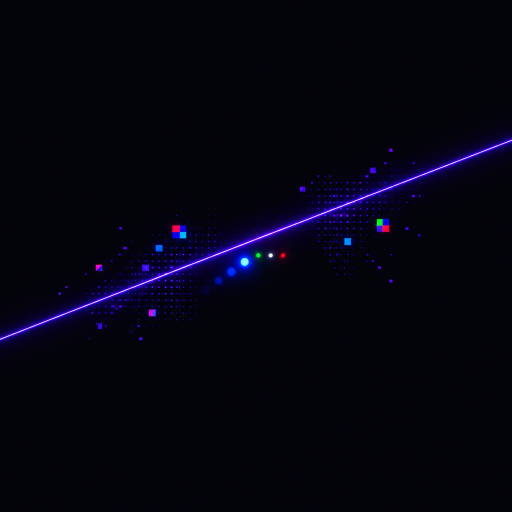
#> input picture plugins/digital/design/art/line-1.png, 1024 x 1024 px (shown at 1/2 size)
$ python compose_faceplate.py
#> lines starting #> are read from the running program, lines starting #| are printed output that depends on the picture
"""Build art/faceplate-bg-1280x630.png: the Higgsfield glitch-line picture on the near-black plate.
Usage: python3 compose_faceplate.py   (reads art/line-1.png, writes art/faceplate-bg-1280x630.png)"""
from PIL import Image, ImageChops, ImageFilter
import os

here = os.path.dirname(os.path.abspath(__file__))
PLATE = (7, 8, 12)
W, H = 1280, 630
ART = 700          # the square picture is drawn at 700 x 700
AX, AY = 305, -25  # top-left of the picture on the plate

src = Image.open(os.path.join(here, "art", "line-1.png")).convert("RGB").resize((ART, ART), Image.LANCZOS)
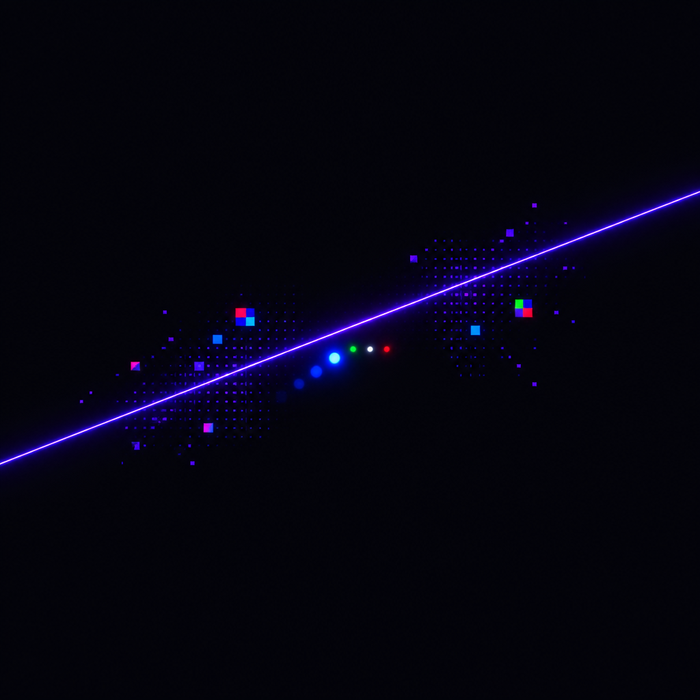
#> src: PIL image 700x700 RGB; mean R, G, B 4.7, 3.6, 16.5
plate = Image.new("RGB", (W, H), PLATE)
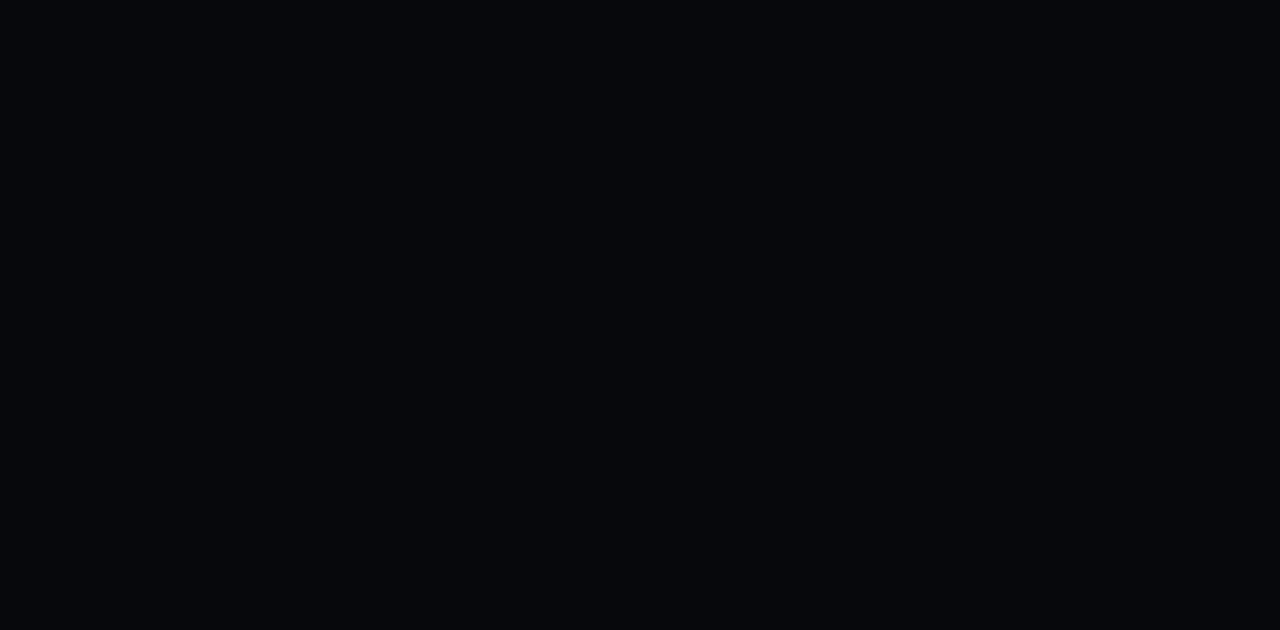
#> plate: PIL image 1280x630 RGB; mean R, G, B 7, 8, 12
# Lighten blend so the picture's own near-black background never darkens the plate.
floor = Image.new("RGB", src.size, PLATE)
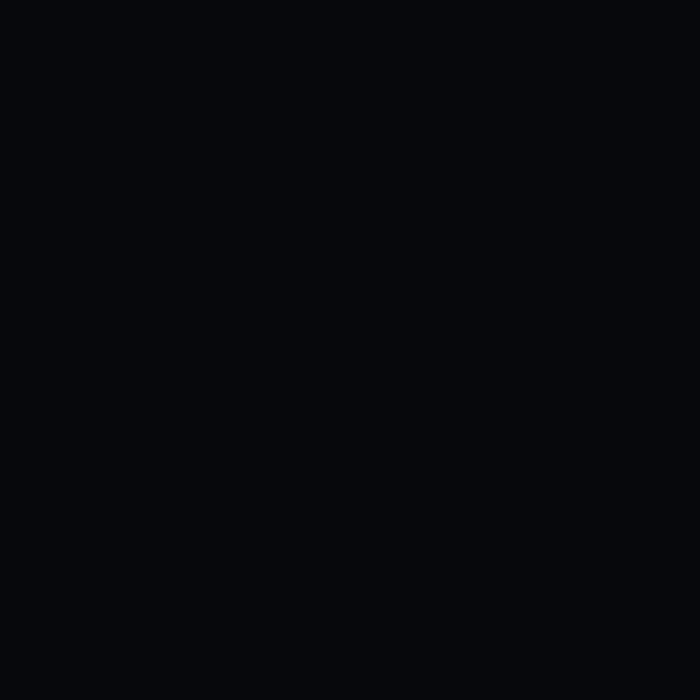
#> floor: PIL image 700x700 RGB; mean R, G, B 7, 8, 12
lit = ImageChops.lighter(src, floor)
# Feather mask: fade the picture out toward its edges and the bottom.
mask = Image.new("L", src.size, 0)
#> mask: PIL image 700x700 L; every value is 0
px = mask.load()
for y in range(ART):
    for x in range(ART):
        ex = min(x, ART - 1 - x) / (ART * 0.22)
        ey_top = y / (ART * 0.22)
        ey_bot = (ART - 1 - y) / (ART * 0.30)
        v = max(0.0, min(1.0, ex, ey_top, ey_bot))
        px[x, y] = int(255 * v * v * (3 - 2 * v))
plate.paste(lit, (AX, AY), mask)
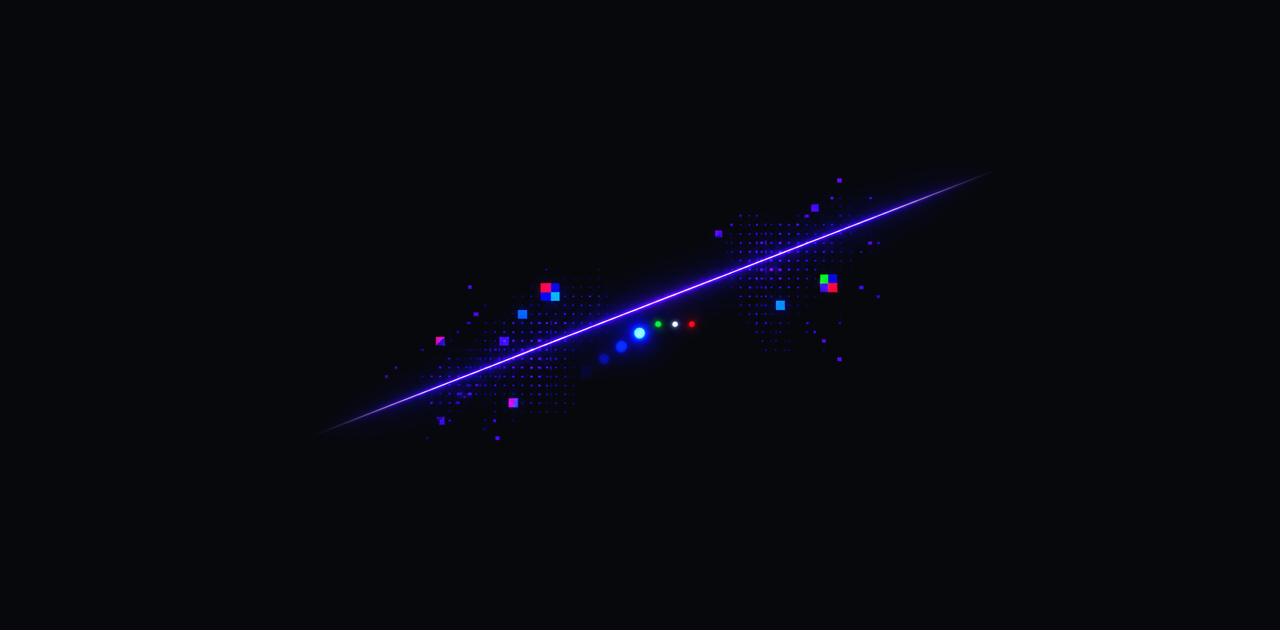
#> plate: PIL image 1280x630 RGB; mean R, G, B 7.7, 8.3, 15.3
plate.save(os.path.join(here, "art", "faceplate-bg-1280x630.png"), optimize=True)
print("wrote faceplate-bg-1280x630.png")

$ run again, with plugins/digital/design/art/line-2.png copied over plugins/digital/design/art/line-1.png
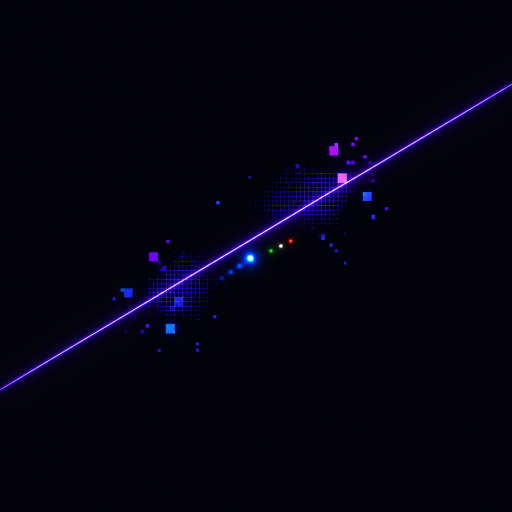
#> input picture plugins/digital/design/art/line-2.png, 1024 x 1024 px (shown at 1/2 size)
#> `src = Image.open(os.path.join(here, "art", "line-1.png")).convert("RGB..`:
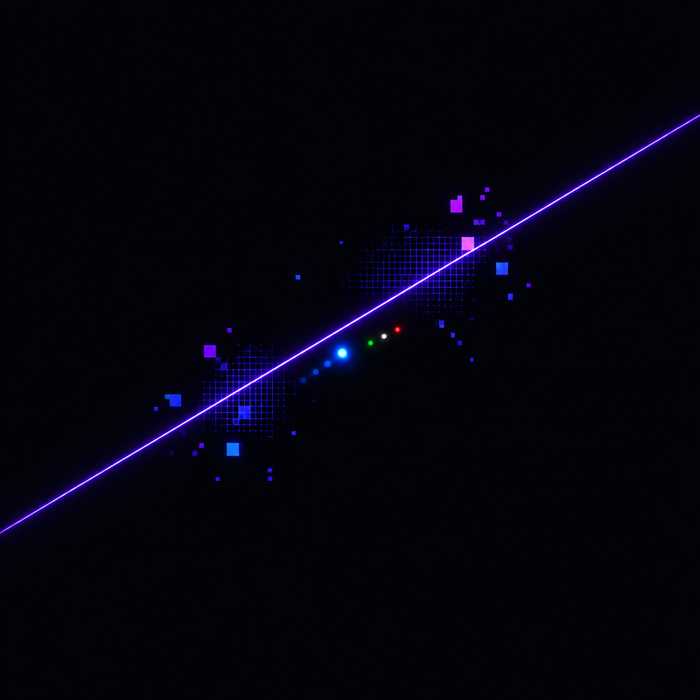
#> src: PIL image 700x700 RGB; mean R, G, B 3.7, 3.3, 14.6
#> mask: PIL image 700x700 L; every value is 0
#> `plate.paste(lit, (AX, AY), mask)`:
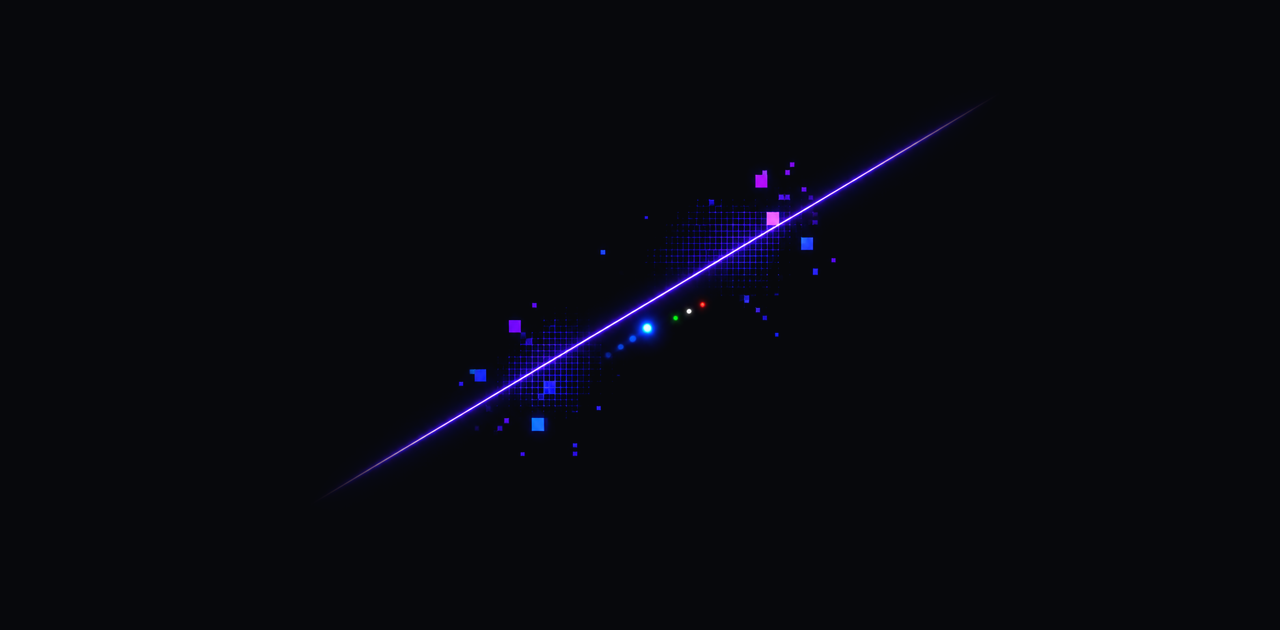
#> plate: PIL image 1280x630 RGB; mean R, G, B 7.8, 8.4, 15
